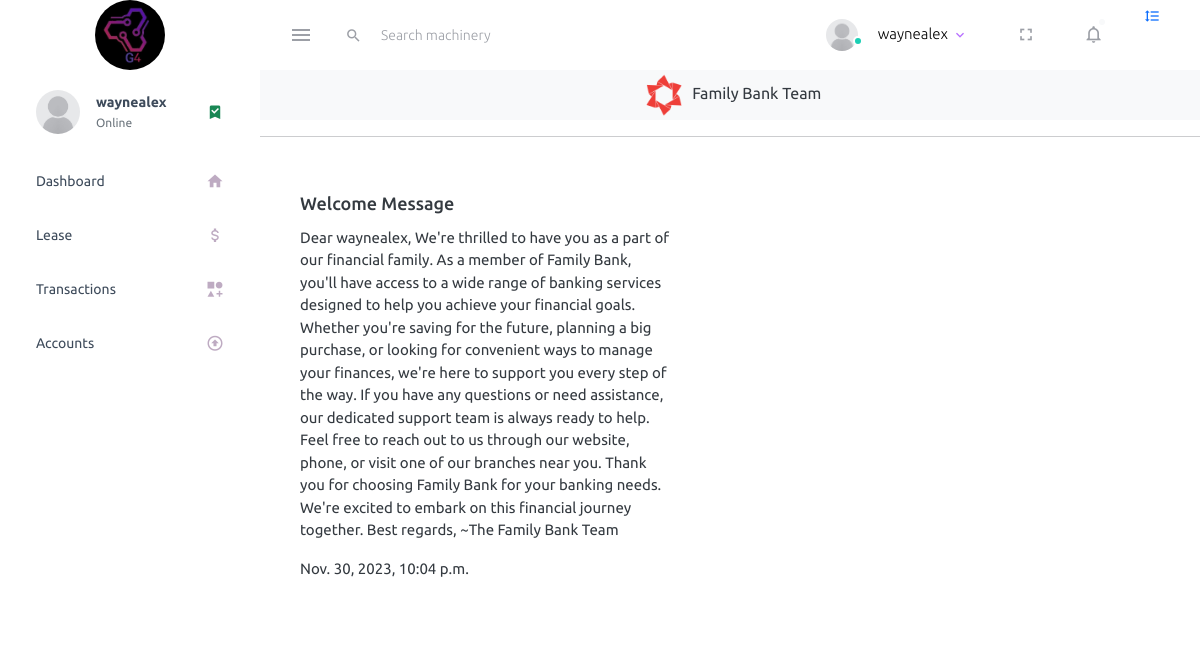
The page /notification/Family Bank Team/1 (signed in) on the database its author committed.
### login/models.py (models this page shows, shortened)
class Account(models.Model):
    created_at = models.DateTimeField(auto_now_add=True)
    status = models.BooleanField(default=0)
    user_id = models.IntegerField()
    name = models.CharField(max_length=100, null=True)
    admin = models.BooleanField(default=0)
    phone_number = models.IntegerField(null=True)
    verified = models.BooleanField(default=False)

class Notification(models.Model):
    created_at = models.DateTimeField(auto_now_add=True)
    type = models.CharField(max_length=20, choices=[
        ('event', 'event'),
        ('info', 'info'),
        ('system', 'system'),
        ('team', 'team'),
    ])
    username = models.CharField(max_length=20)
    sender = models.CharField(max_length=20)
    message = models.CharField(max_length=1000)
    subject = models.CharField(max_length=250, default="Welcome Message")
    read = models.BooleanField(default=0)

### login/views.py (the view)
def notification(request, sender, id):
    _notify = Notification.objects.get(id=id)
    _notify.read = 1
    _notify.save()
    notify = Notification.objects.filter(sender=sender, username=request.user.username).order_by('-id')
    loan = Loan.objects.get(id=1)
    acc_ = Account.objects.get(user_id=request.user.id)
    monthly = MonthlyActivity.objects.get(member=request.user.username)
    turn = Turn.objects.get(member=request.user.username)
    applies = Apply.objects.filter(member=request.user.username).order_by('-id')
    logs = ActivityLog.objects.filter(user=request.user.username).order_by('-id')
    return render(request, 'notification.html',
                  {'loan': loan, 'account': acc_, 'monthly': monthly, 'turn': turn, 'apply': applies, 'logs': logs,
                   'notification': notify})

### login/templates/notification.html
{% extends 'base1.html' %}
{% load static %}
{% block content %}
<div class="main-panel">
    <div style="text-align: center;">
        <div class="preview-icon bg-light">
            <img src="{% static 'Login/images/Logo.png' %}" style="height:50px;width:50px"/>
            Family Bank Team
        </div>
        <hr>
    </div>
    {% if notification %}
    {% for notify in notification %}
    <div class="row">
        <div class="col-sm-6 mb-3 mb-sm-0">
            <div class="card">
                <div class="card-body">
                    <h5 class="card-title">{{ notify.subject }}</h5>
                    <p class="card-text">{{ notify.message }}</p>
                    <p>{{ notify.created_at }}</p>
                </div>
            </div>
        </div>
    </div>
    {% endfor %}
    {% endif %}
</div>
{% endblock %}

### login/templates/base1.html (shortened to what this page needs)
{% load static %}
<html lang="en">
<head>
    <link rel="stylesheet" href="{% static 'Login/stylesheets/assets/vendors/mdi/css/materialdesignicons.min.css' %}">
    <link rel="stylesheet" href="{% static 'Login/stylesheets/assets/vendors/css/vendor.bundle.base.css' %}">
    <link rel="stylesheet" href="{% static 'Login/stylesheets/assets/css/style.css' %}">
    <link rel="shortcut icon" href="{% static 'Login/stylesheets/assets/images/favicon.ico' %}"/>
</head>
<body>
<div class="container-scroller">
    <nav class="navbar default-layout-navbar col-lg-12 col-12 p-0 fixed-top d-flex flex-row">
        <div class="text-center navbar-brand-wrapper d-flex align-items-center justify-content-center">
            <a class="navbar-brand brand-logo" href="{% url 'home'%}"><img src="{% static 'assets/img/logo.jpg' %}" style="border-radius: 50%; height: 70px;width: 70px;;" alt="Logo">
        </div>
        <div class="navbar-menu-wrapper d-flex align-items-stretch">
            <button class="navbar-toggler navbar-toggler align-self-center" type="button" data-toggle="minimize">
                <span class="mdi mdi-menu"></span>
            </button>
            <div class="search-field d-none d-md-block">
                <form class="d-flex align-items-center h-100" action="#">
                    <div class="input-group">
                        <div class="input-group-prepend bg-transparent">
                            <i class="input-group-text border-0 mdi mdi-magnify"></i>
                        </div>
                        <input type="text" class="form-control bg-transparent border-0" placeholder="Search machinery">
                    </div>
                </form>
            </div>
            <ul class="navbar-nav navbar-nav-right">
                <li class="nav-item nav-profile dropdown">
                    <a class="nav-link dropdown-toggle" id="profileDropdown" href="#" data-bs-toggle="dropdown"
                       aria-expanded="false">
                        <div class="nav-profile-img">
                            <img src="{% static 'Login/assets/default-user.png' %}" alt="image">
                            <span class="availability-status online"></span>
                        </div>
                        <div class="nav-profile-text">
                            <p class="mb-1 text-black">{{account.name}}</p>
                        </div>
                    </a>
                </li>
                <li class="nav-item d-none d-lg-block full-screen-link">
                    <a class="nav-link">
                        <i class="mdi mdi-fullscreen" id="fullscreen-button"></i>
                    </a>
                </li>
                <li class="nav-item dropdown">
                    <a class="nav-link count-indicator dropdown-toggle" id="notificationDropdown" href="#"
                       data-bs-toggle="dropdown">
                        <i class="mdi mdi-bell-outline"></i>
                        {% if notification %}
                        {% for notify in notification%}
                        {% if notify.read == 0 %}
                        <span class="count-symbol bg-danger"></span>
                        {% else %}
                        <span class="count-symbol bg-light"></span>
                        {% endif %}
                        {% endfor %}
                        {% endif %}
                    </a>
                </li>
            </ul>
            <li class="nav-item nav-settings d-none d-lg-block">
                <a class="nav-link" href="#">
                    <i class="mdi mdi-format-line-spacing"></i>
                </a>
            </li>
        </div>
    </nav>
    <div class="container-fluid page-body-wrapper">
        <nav class="sidebar sidebar-offcanvas" id="sidebar">
            <ul class="nav">
                <li class="nav-item nav-profile">
                    <a href="#" class="nav-link">
                        <div class="nav-profile-image">
                            <img src="{% static 'Login/assets/default-user.png' %}" alt="Prof">
                        </div>
                        <div class="nav-profile-text d-flex flex-column">
                            <span class="font-weight-bold mb-2">{{ account.name }}</span>
                            <span class="text-secondary text-small">Online</span>
                        </div>
                        <i class="mdi mdi-bookmark-check text-success nav-profile-badge"></i>
                    </a>
                </li>
                <li class="nav-item">
                    <a class="nav-link" href="{% url 'dashboard' %}">
                        <span class="menu-title">Dashboard</span>
                        <i class="mdi mdi-home menu-icon"></i>
                    </a>
                </li>
                <li class="nav-item">
                    <a class="nav-link" href="{% url 'loans' %}">
                        <span class="menu-title">Lease</span>
                        <i class="mdi mdi-currency-usd menu-icon"></i>
                    </a>
                </li>
                <li class="nav-item">
                    <a class="nav-link" href="{% url 'transactions' %}">
                        <span class="menu-title">Transactions</span>
                        <i class="mdi mdi-shape-plus menu-icon"></i>
                    </a>
                </li>
                <li class="nav-item">
                    <a class="nav-link" href="pages/icons/mdi.html">
                        <span class="menu-title">Accounts</span>
                        <i class="mdi mdi-arrow-up-bold-circle-outline menu-icon"></i>
                    </a>
                </li>
            </ul>
        </nav>
        {% block content %}
        {% endblock %}
    </div>
</div>
</body>
</html>

### rows shown on the page
Account: name "waynealex"
Notification: read True (drawn), subject "Welcome Message", message "Dear waynealex, We're thrilled to have you as a part of our financial family. As a member of Family Bank, you'll have access to a wide range of banking services designed to help you achieve your financial goals. Whether you're saving for the future, planning a big purchase, or looking for convenient ways to manage your finances, we're here to support you every step of the way. If you have any questions or need assistance, our dedicated support team is always ready to help. Feel free to reach out to us through our website, phone, or visit one of our branches near you. Thank you for choosing Family Bank for your banking needs. We're excited to embark on this financial journey together. Best…", created_at "Nov. 30, 2023, 10:04 p.m."
